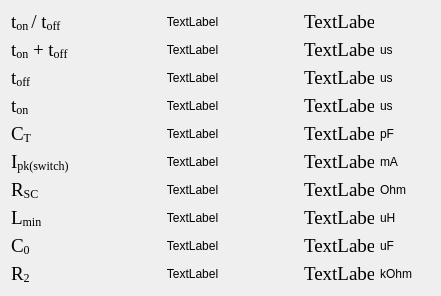
        <widget class="QWidget" name="scrollAreaWidgetContents">
         <property name="geometry">
          <rect>
           <x>0</x>
           <y>0</y>
           <width>441</width>
           <height>292</height>
          </rect>
         </property>
         <layout class="QGridLayout" name="gridLayout_3">
          <item row="7" column="3">
           <widget class="QLabel" name="label_si_Lmin">
            <property name="text">
             <string>uH</string>
            </property>
            <property name="alignment">
             <set>Qt::AlignLeading|Qt::AlignLeft|Qt::AlignVCenter</set>
            </property>
           </widget>
          </item>
          <item row="0" column="1">
           <widget class="QLabel" name="label_formula_ton_del_toff">
            <property name="maximumSize">
             <size>
              <width>250</width>
              <height>16777215</height>
             </size>
            </property>
            <property name="text">
             <string>TextLabel</string>
            </property>
            <property name="alignment">
             <set>Qt::AlignCenter</set>
            </property>
           </widget>
          </item>
          <item row="9" column="1">
           <widget class="QLabel" name="label_formula_R2">
            <property name="maximumSize">
             <size>
              <width>250</width>
              <height>16777215</height>
             </size>
            </property>
            <property name="text">
             <string>TextLabel</string>
            </property>
            <property name="alignment">
             <set>Qt::AlignCenter</set>
            </property>
           </widget>
          </item>
          <item row="0" column="0">
           <widget class="QLabel" name="label_name_ton_del_toff">
            <property name="maximumSize">
             <size>
              <width>70</width>
              <height>16777215</height>
             </size>
            </property>
            <property name="font">
             <font>
              <family>Times New Roman</family>
              <pointsize>14</pointsize>
             </font>
            </property>
            <property name="text">
             <string>&lt;html&gt;&lt;head/&gt;&lt;body&gt;&lt;p&gt;&lt;span style=&quot; font-size:14pt;&quot;&gt;t&lt;/span&gt;&lt;span style=&quot; font-size:14pt; vertical-align:sub;&quot;&gt;on &lt;/span&gt;&lt;span style=&quot; font-size:14pt;&quot;&gt;/ t&lt;/span&gt;&lt;span style=&quot; font-size:14pt; vertical-align:sub;&quot;&gt;off&lt;/span&gt;&lt;/p&gt;&lt;/body&gt;&lt;/html&gt;</string>
            </property>
            <property name="alignment">
             <set>Qt::AlignLeading|Qt::AlignLeft|Qt::AlignVCenter</set>
            </property>
           </widget>
          </item>
          <item row="3" column="2">
           <widget class="QLabel" name="label_result_ton">
            <property name="minimumSize">
             <size>
              <width>0</width>
              <height>0</height>
             </size>
            </property>
            <property name="maximumSize">
             <size>
              <width>70</width>
              <height>16777215</height>
             </size>
            </property>
            <property name="font">
             <font>
              <family>Times New Roman</family>
              <pointsize>14</pointsize>
             </font>
            </property>
            <property name="text">
             <string>TextLabel</string>
            </property>
            <property name="alignment">
             <set>Qt::AlignLeading|Qt::AlignLeft|Qt::AlignVCenter</set>
            </property>
           </widget>
          </item>
          <item row="5" column="2">
           <widget class="QLabel" name="label_result_Ipk">
            <property name="maximumSize">
             <size>
              <width>70</width>
              <height>16777215</height>
             </size>
            </property>
            <property name="font">
             <font>
              <family>Times New Roman</family>
              <pointsize>14</pointsize>
             </font>
            </property>
            <property name="text">
             <string>TextLabel</string>
            </property>
            <property name="alignment">
             <set>Qt::AlignLeading|Qt::AlignLeft|Qt::AlignVCenter</set>
            </property>
           </widget>
          </item>
          <item row="0" column="2">
           <widget class="QLabel" name="label_result_ton_del_toff">
            <property name="minimumSize">
             <size>
              <width>0</width>
              <height>0</height>
             </size>
            </property>
            <property name="maximumSize">
             <size>
              <width>70</width>
              <height>16777215</height>
             </size>
            </property>
            <property name="font">
             <font>
              <family>Times New Roman</family>
              <pointsize>14</pointsize>
             </font>
            </property>
            <property name="text">
             <string>TextLabel</string>
            </property>
            <property name="alignment">
             <set>Qt::AlignLeading|Qt::AlignLeft|Qt::AlignVCenter</set>
            </property>
           </widget>
          </item>
          <item row="8" column="0">
           <widget class="QLabel" name="label_name_C0">
            <property name="minimumSize">
             <size>
              <width>0</width>
              <height>0</height>
             </size>
            </property>
            <property name="font">
             <font>
              <family>Times New Roman</family>
              <pointsize>14</pointsize>
             </font>
            </property>
            <property name="text">
             <string>&lt;html&gt;&lt;head/&gt;&lt;body&gt;&lt;p&gt;C&lt;span style=&quot; vertical-align:sub;&quot;&gt;0&lt;/span&gt;&lt;/p&gt;&lt;/body&gt;&lt;/html&gt;</string>
            </property>
            <property name="alignment">
             <set>Qt::AlignLeading|Qt::AlignLeft|Qt::AlignVCenter</set>
            </property>
           </widget>
          </item>
          <item row="9" column="0">
           <widget class="QLabel" name="label_name_R2">
            <property name="minimumSize">
             <size>
              <width>0</width>
              <height>0</height>
             </size>
            </property>
            <property name="font">
             <font>
              <family>Times New Roman</family>
              <pointsize>14</pointsize>
             </font>
            </property>
            <property name="text">
             <string>&lt;html&gt;&lt;head/&gt;&lt;body&gt;&lt;p&gt;R&lt;span style=&quot; vertical-align:sub;&quot;&gt;2&lt;/span&gt;&lt;/p&gt;&lt;/body&gt;&lt;/html&gt;</string>
            </property>
            <property name="alignment">
             <set>Qt::AlignLeading|Qt::AlignLeft|Qt::AlignVCenter</set>
            </property>
           </widget>
          </item>
          <item row="1" column="0">
           <widget class="QLabel" name="label_name_ton_plus_toff">
            <property name="maximumSize">
             <size>
              <width>70</width>
              <height>16777215</height>
             </size>
            </property>
            <property name="font">
             <font>
              <family>Times New Roman</family>
              <pointsize>14</pointsize>
             </font>
            </property>
            <property name="text">
             <string>&lt;html&gt;&lt;head/&gt;&lt;body&gt;&lt;p&gt;t&lt;span style=&quot; vertical-align:sub;&quot;&gt;on&lt;/span&gt; + t&lt;span style=&quot; vertical-align:sub;&quot;&gt;off&lt;/span&gt;&lt;/p&gt;&lt;/body&gt;&lt;/html&gt;</string>
            </property>
            <property name="alignment">
             <set>Qt::AlignLeading|Qt::AlignLeft|Qt::AlignVCenter</set>
            </property>
           </widget>
          </item>
          <item row="8" column="3">
           <widget class="QLabel" name="label_si_C0">
            <property name="text">
             <string>uF</string>
            </property>
            <property name="alignment">
             <set>Qt::AlignLeading|Qt::AlignLeft|Qt::AlignVCenter</set>
            </property>
           </widget>
          </item>
          <item row="3" column="1">
           <widget class="QLabel" name="label_formula_ton">
            <property name="maximumSize">
             <size>
              <width>250</width>
              <height>16777215</height>
             </size>
            </property>
            <property name="text">
             <string>TextLabel</string>
            </property>
            <property name="alignment">
             <set>Qt::AlignCenter</set>
            </property>
           </widget>
          </item>
          <item row="6" column="1">
           <widget class="QLabel" name="label_formula_Rsc">
            <property name="maximumSize">
             <size>
              <width>250</width>
              <height>16777215</height>
             </size>
            </property>
            <property name="text">
             <string>TextLabel</string>
            </property>
            <property name="alignment">
             <set>Qt::AlignCenter</set>
            </property>
           </widget>
          </item>
          <item row="9" column="3">
           <widget class="QLabel" name="label_si_R2">
            <property name="text">
             <string>kOhm</string>
            </property>
            <property name="alignment">
             <set>Qt::AlignLeading|Qt::AlignLeft|Qt::AlignVCenter</set>
            </property>
           </widget>
          </item>
          <item row="7" column="0">
           <widget class="QLabel" name="label_name_Lmin">
            <property name="minimumSize">
             <size>
              <width>0</width>
              <height>0</height>
             </size>
            </property>
            <property name="maximumSize">
             <size>
              <width>70</width>
              <height>16777215</height>
             </size>
            </property>
            <property name="font">
             <font>
              <family>Times New Roman</family>
              <pointsize>14</pointsize>
             </font>
            </property>
            <property name="text">
             <string>&lt;html&gt;&lt;head/&gt;&lt;body&gt;&lt;p&gt;L&lt;span style=&quot; vertical-align:sub;&quot;&gt;min&lt;/span&gt;&lt;/p&gt;&lt;/body&gt;&lt;/html&gt;</string>
            </property>
            <property name="alignment">
             <set>Qt::AlignLeading|Qt::AlignLeft|Qt::AlignVCenter</set>
            </property>
           </widget>
          </item>
          <item row="3" column="0">
           <widget class="QLabel" name="label_name_ton">
            <property name="maximumSize">
             <size>
              <width>70</width>
              <height>16777215</height>
             </size>
            </property>
            <property name="font">
             <font>
              <family>Times New Roman</family>
              <pointsize>14</pointsize>
             </font>
            </property>
            <property name="text">
             <string>&lt;html&gt;&lt;head/&gt;&lt;body&gt;&lt;p&gt;t&lt;span style=&quot; vertical-align:sub;&quot;&gt;on&lt;/span&gt;&lt;/p&gt;&lt;/body&gt;&lt;/html&gt;</string>
            </property>
            <property name="alignment">
             <set>Qt::AlignLeading|Qt::AlignLeft|Qt::AlignVCenter</set>
            </property>
           </widget>
          </item>
          <item row="2" column="3">
           <widget class="QLabel" name="label_si_toff">
            <property name="maximumSize">
             <size>
              <width>50</width>
              <height>16777215</height>
             </size>
            </property>
            <property name="text">
             <string>us</string>
            </property>
            <property name="alignment">
             <set>Qt::AlignLeading|Qt::AlignLeft|Qt::AlignVCenter</set>
            </property>
           </widget>
          </item>
          <item row="1" column="1">
           <widget class="QLabel" name="label_formula_ton_plus_toff">
            <property name="maximumSize">
             <size>
              <width>250</width>
              <height>16777215</height>
             </size>
            </property>
            <property name="text">
             <string>TextLabel</string>
            </property>
            <property name="alignment">
             <set>Qt::AlignCenter</set>
            </property>
           </widget>
          </item>
          <item row="4" column="1">
           <widget class="QLabel" name="label_formula_CT">
            <property name="maximumSize">
             <size>
              <width>250</width>
              <height>16777215</height>
             </size>
            </property>
            <property name="text">
             <string>TextLabel</string>
            </property>
            <property name="alignment">
             <set>Qt::AlignCenter</set>
            </property>
           </widget>
          </item>
          <item row="4" column="0">
           <widget class="QLabel" name="label_name_CT">
            <property name="minimumSize">
             <size>
              <width>0</width>
              <height>0</height>
             </size>
            </property>
            <property name="maximumSize">
             <size>
              <width>70</width>
              <height>16777215</height>
             </size>
            </property>
            <property name="font">
             <font>
              <family>Times New Roman</family>
              <pointsize>14</pointsize>
             </font>
            </property>
            <property name="text">
             <string>&lt;html&gt;&lt;head/&gt;&lt;body&gt;&lt;p&gt;C&lt;span style=&quot; vertical-align:sub;&quot;&gt;T&lt;/span&gt;&lt;/p&gt;&lt;/body&gt;&lt;/html&gt;</string>
            </property>
            <property name="alignment">
             <set>Qt::AlignLeading|Qt::AlignLeft|Qt::AlignVCenter</set>
            </property>
           </widget>
          </item>
          <item row="6" column="3">
           <widget class="QLabel" name="label_si_Rsc">
            <property name="text">
             <string>Ohm</string>
            </property>
            <property name="alignment">
             <set>Qt::AlignLeading|Qt::AlignLeft|Qt::AlignVCenter</set>
            </property>
           </widget>
          </item>
          <item row="2" column="2">
           <widget class="QLabel" name="label_result_toff">
            <property name="minimumSize">
             <size>
              <width>0</width>
              <height>0</height>
             </size>
            </property>
            <property name="maximumSize">
             <size>
              <width>70</width>
              <height>16777215</height>
             </size>
            </property>
            <property name="font">
             <font>
              <family>Times New Roman</family>
              <pointsize>14</pointsize>
             </font>
            </property>
            <property name="text">
             <string>TextLabel</string>
            </property>
            <property name="alignment">
             <set>Qt::AlignLeading|Qt::AlignLeft|Qt::AlignVCenter</set>
            </property>
           </widget>
          </item>
          <item row="5" column="0">
           <widget class="QLabel" name="label_name_Ipk">
            <property name="maximumSize">
             <size>
              <width>70</width>
              <height>16777215</height>
             </size>
            </property>
            <property name="font">
             <font>
              <family>Times New Roman</family>
              <pointsize>14</pointsize>
             </font>
            </property>
            <property name="text">
             <string>&lt;html&gt;&lt;head/&gt;&lt;body&gt;&lt;p&gt;I&lt;span style=&quot; vertical-align:sub;&quot;&gt;pk(switch)&lt;/span&gt;&lt;/p&gt;&lt;/body&gt;&lt;/html&gt;</string>
            </property>
            <property name="alignment">
             <set>Qt::AlignLeading|Qt::AlignLeft|Qt::AlignVCenter</set>
            </property>
           </widget>
          </item>
          <item row="1" column="3">
           <widget class="QLabel" name="label_si_ton_plus_toff">
            <property name="maximumSize">
             <size>
              <width>50</width>
              <height>16777215</height>
             </size>
            </property>
            <property name="text">
             <string>us</string>
            </property>
            <property name="alignment">
             <set>Qt::AlignLeading|Qt::AlignLeft|Qt::AlignVCenter</set>
            </property>
           </widget>
          </item>
          <item row="8" column="2">
           <widget class="QLabel" name="label_result_C0">
            <property name="maximumSize">
             <size>
              <width>70</width>
              <height>16777215</height>
             </size>
            </property>
            <property name="font">
             <font>
              <family>Times New Roman</family>
              <pointsize>14</pointsize>
             </font>
            </property>
            <property name="frameShape">
             <enum>QFrame::NoFrame</enum>
            </property>
            <property name="text">
             <string>TextLabel</string>
            </property>
            <property name="alignment">
             <set>Qt::AlignLeading|Qt::AlignLeft|Qt::AlignVCenter</set>
            </property>
           </widget>
          </item>
          <item row="8" column="1">
           <widget class="QLabel" name="label_formula_C0">
            <property name="maximumSize">
             <size>
              <width>250</width>
              <height>16777215</height>
             </size>
            </property>
            <property name="text">
             <string>TextLabel</string>
            </property>
            <property name="alignment">
             <set>Qt::AlignCenter</set>
            </property>
           </widget>
          </item>
          <item row="7" column="1">
           <widget class="QLabel" name="label_formula_Lmin">
            <property name="maximumSize">
             <size>
              <width>250</width>
              <height>16777215</height>
             </size>
            </property>
            <property name="text">
             <string>TextLabel</string>
            </property>
            <property name="alignment">
             <set>Qt::AlignCenter</set>
            </property>
           </widget>
          </item>
          <item row="2" column="0">
           <widget class="QLabel" name="label_name_toff">
            <property name="maximumSize">
             <size>
              <width>70</width>
              <height>16777215</height>
             </size>
            </property>
            <property name="font">
             <font>
              <family>Times New Roman</family>
              <pointsize>14</pointsize>
             </font>
            </property>
            <property name="text">
             <string>&lt;html&gt;&lt;head/&gt;&lt;body&gt;&lt;p&gt;t&lt;span style=&quot; vertical-align:sub;&quot;&gt;off&lt;/span&gt;&lt;/p&gt;&lt;/body&gt;&lt;/html&gt;</string>
            </property>
            <property name="alignment">
             <set>Qt::AlignLeading|Qt::AlignLeft|Qt::AlignVCenter</set>
            </property>
           </widget>
          </item>
          <item row="6" column="0">
           <widget class="QLabel" name="label_name_Rsc">
            <property name="minimumSize">
             <size>
              <width>0</width>
              <height>0</height>
             </size>
            </property>
            <property name="maximumSize">
             <size>
              <width>70</width>
              <height>16777215</height>
             </size>
            </property>
            <property name="font">
             <font>
              <family>Times New Roman</family>
              <pointsize>14</pointsize>
             </font>
            </property>
            <property name="text">
             <string>&lt;html&gt;&lt;head/&gt;&lt;body&gt;&lt;p&gt;R&lt;span style=&quot; vertical-align:sub;&quot;&gt;SC&lt;/span&gt;&lt;/p&gt;&lt;/body&gt;&lt;/html&gt;</string>
            </property>
            <property name="alignment">
             <set>Qt::AlignLeading|Qt::AlignLeft|Qt::AlignVCenter</set>
            </property>
           </widget>
          </item>
          <item row="4" column="2">
           <widget class="QLabel" name="label_result_CT">
            <property name="minimumSize">
             <size>
              <width>0</width>
              <height>0</height>
             </size>
            </property>
            <property name="maximumSize">
             <size>
              <width>70</width>
              <height>16777215</height>
             </size>
            </property>
            <property name="font">
             <font>
              <family>Times New Roman</family>
              <pointsize>14</pointsize>
             </font>
            </property>
            <property name="frameShape">
             <enum>QFrame::NoFrame</enum>
            </property>
            <property name="text">
             <string>TextLabel</string>
            </property>
            <property name="alignment">
             <set>Qt::AlignLeading|Qt::AlignLeft|Qt::AlignVCenter</set>
            </property>
           </widget>
          </item>
          <item row="4" column="3">
           <widget class="QLabel" name="label_si_CT">
            <property name="text">
             <string>pF</string>
            </property>
            <property name="alignment">
             <set>Qt::AlignLeading|Qt::AlignLeft|Qt::AlignVCenter</set>
            </property>
           </widget>
          </item>
          <item row="3" column="3">
           <widget class="QLabel" name="label_si_ton">
            <property name="maximumSize">
             <size>
              <width>50</width>
              <height>16777215</height>
             </size>
            </property>
            <property name="text">
             <string>us</string>
            </property>
            <property name="alignment">
             <set>Qt::AlignLeading|Qt::AlignLeft|Qt::AlignVCenter</set>
            </property>
           </widget>
          </item>
          <item row="9" column="2">
           <widget class="QLabel" name="label_result_R2">
            <property name="maximumSize">
             <size>
              <width>70</width>
              <height>16777215</height>
             </size>
            </property>
            <property name="font">
             <font>
              <family>Times New Roman</family>
              <pointsize>14</pointsize>
             </font>
            </property>
            <property name="frameShape">
             <enum>QFrame::NoFrame</enum>
            </property>
            <property name="text">
             <string>TextLabel</string>
            </property>
            <property name="alignment">
             <set>Qt::AlignLeading|Qt::AlignLeft|Qt::AlignVCenter</set>
            </property>
           </widget>
          </item>
          <item row="5" column="3">
           <widget class="QLabel" name="label_si_Ipk">
            <property name="maximumSize">
             <size>
              <width>50</width>
              <height>16777215</height>
             </size>
            </property>
            <property name="text">
             <string>mA</string>
            </property>
            <property name="alignment">
             <set>Qt::AlignLeading|Qt::AlignLeft|Qt::AlignVCenter</set>
            </property>
           </widget>
          </item>
          <item row="6" column="2">
           <widget class="QLabel" name="label_result_Rsc">
            <property name="maximumSize">
             <size>
              <width>70</width>
              <height>16777215</height>
             </size>
            </property>
            <property name="font">
             <font>
              <family>Times New Roman</family>
              <pointsize>14</pointsize>
             </font>
            </property>
            <property name="frameShape">
             <enum>QFrame::NoFrame</enum>
            </property>
            <property name="text">
             <string>TextLabel</string>
            </property>
            <property name="alignment">
             <set>Qt::AlignLeading|Qt::AlignLeft|Qt::AlignVCenter</set>
            </property>
           </widget>
          </item>
          <item row="7" column="2">
           <widget class="QLabel" name="label_result_Lmin">
            <property name="maximumSize">
             <size>
              <width>70</width>
              <height>16777215</height>
             </size>
            </property>
            <property name="font">
             <font>
              <family>Times New Roman</family>
              <pointsize>14</pointsize>
             </font>
            </property>
            <property name="frameShape">
             <enum>QFrame::NoFrame</enum>
            </property>
            <property name="text">
             <string>TextLabel</string>
            </property>
            <property name="alignment">
             <set>Qt::AlignLeading|Qt::AlignLeft|Qt::AlignVCenter</set>
            </property>
           </widget>
          </item>
          <item row="2" column="1">
           <widget class="QLabel" name="label_formula_toff">
            <property name="maximumSize">
             <size>
              <width>250</width>
              <height>16777215</height>
             </size>
            </property>
            <property name="text">
             <string>TextLabel</string>
            </property>
            <property name="alignment">
             <set>Qt::AlignCenter</set>
            </property>
           </widget>
          </item>
          <item row="5" column="1">
           <widget class="QLabel" name="label_formula_Ipk">
            <property name="maximumSize">
             <size>
              <width>250</width>
              <height>16777215</height>
             </size>
            </property>
            <property name="text">
             <string>TextLabel</string>
            </property>
            <property name="alignment">
             <set>Qt::AlignCenter</set>
            </property>
           </widget>
          </item>
          <item row="1" column="2">
           <widget class="QLabel" name="label_result_ton_plus_toff">
            <property name="minimumSize">
             <size>
              <width>0</width>
              <height>0</height>
             </size>
            </property>
            <property name="maximumSize">
             <size>
              <width>70</width>
              <height>16777215</height>
             </size>
            </property>
            <property name="font">
             <font>
              <family>Times New Roman</family>
              <pointsize>14</pointsize>
             </font>
            </property>
            <property name="text">
             <string>TextLabel</string>
            </property>
            <property name="alignment">
             <set>Qt::AlignLeading|Qt::AlignLeft|Qt::AlignVCenter</set>
            </property>
           </widget>
          </item>
         </layout>
        </widget>
